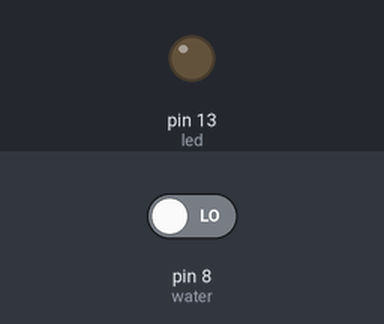
The sketch below on a simulated Arduino Uno, built with avr-gcc and run on an emulated ATmega328P. Shown: output pins drawn as LEDs (lit = HIGH). Inputs (shaded band) come from the test bench; at power-on: pin 8 (water) LOW. What the sketch prints to the serial monitor is not drawn.

Above: at 2.8 s.
2.9 s: pin 8 (water) driven HIGH
At 5.2 s:
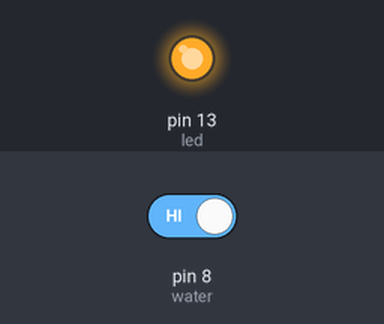
5.5 s: pin 8 (water) driven LOW
At 7.6 s:
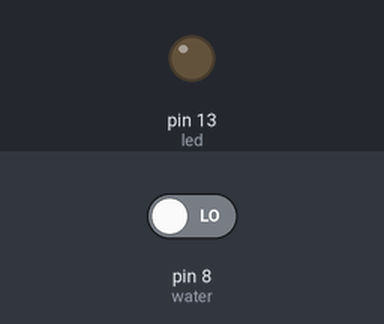
Timing chart, 0 to 9.1 s (numbered marks = the images above; inputs shaded):
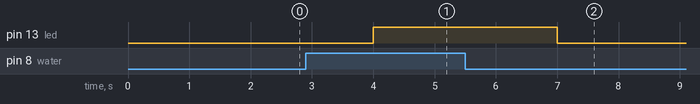

The sketch:

water_level_test.ino
```cpp
const int water = 8;
const int led = 13;
int val ;
void setup()
{
pinMode(led,OUTPUT);
pinMode(water,INPUT);
Serial.begin(9600);
}

void loop()
{
val = digitalRead(water);
Serial.print(val);
delay(1000);
if (val == 1)
{

  digitalWrite(led,HIGH);

  }
 if(val == 0)
 {

  digitalWrite(led,LOW);
  }
}
```

Measured:
- after the input at 2.9 s, pin 13 (led): LOW → HIGH after 1.1 s
- after the input at 5.5 s, pin 13 (led): HIGH → LOW after 1.5 s
